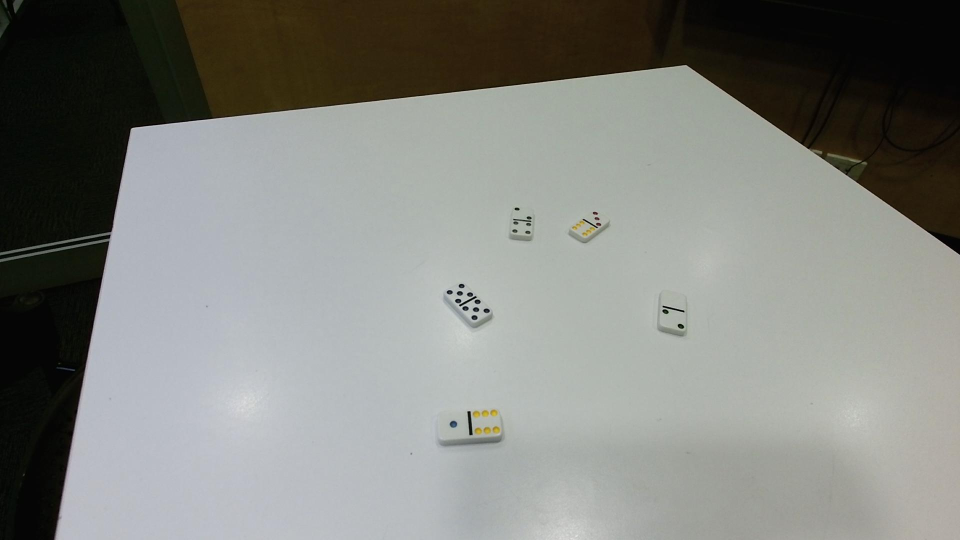
%> input picture Tracking sequence 3/sequence_2.jpg, 1920 x 1080 px (shown at 1/2 size)
$ octave tracking_idea.m   (GNU Octave 9; MATLAB toolbox functions it lacks are replaced by stand-ins)
%> lines starting %> are read from the running program, lines starting %| are printed output that depends on the picture; in (x1, y1, x2, y2) boxes, pixels count from 0 and x2, y2 are one past the last pixel; in counts of white or black regions, pixels touching at a corner belong together; the program's own positions count from 1
I = rgb2gray(imread('Tracking sequence 3/sequence_2.jpg'));
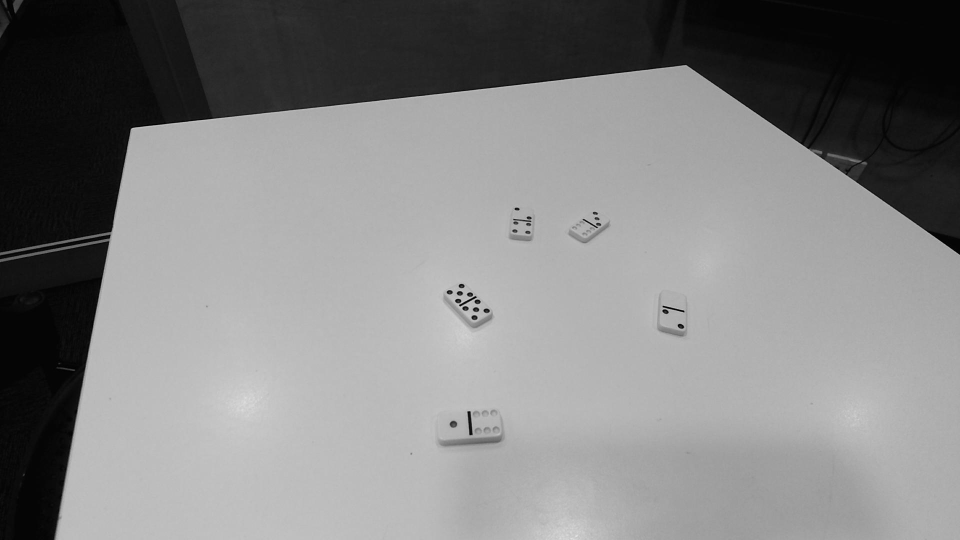
%> I: size 1080x1920 uint8 (shown at 1/2 size); min 0, max 232, mean 130.8
J = rgb2gray(imread('Tracking sequence 3/sequence_3.jpg'));
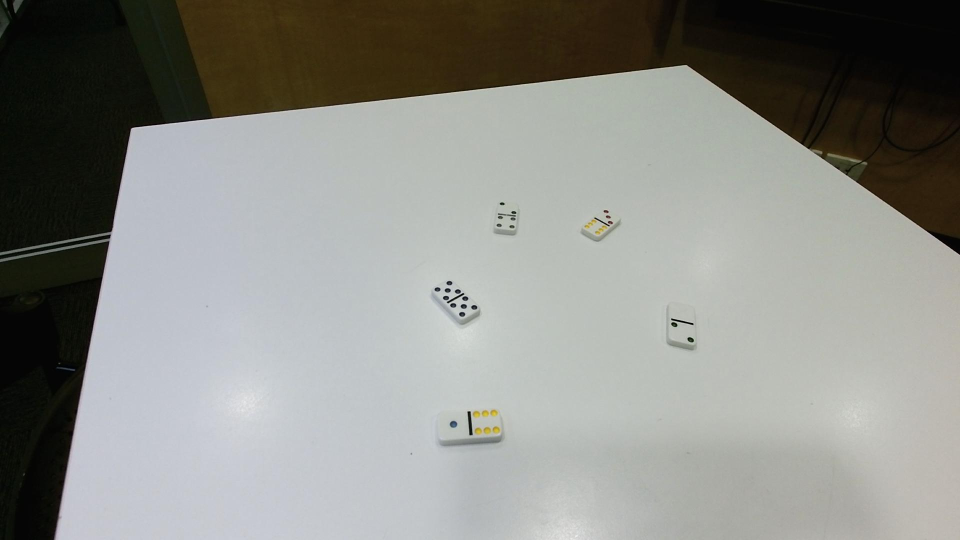
%> input picture Tracking sequence 3/sequence_3.jpg, 1920 x 1080 px (shown at 1/2 size)
%> J: size 1080x1920 uint8; min 0, max 245, mean 139.7
images{1} = I;
scene = J;

%% Get and display 200 frames from vi devices
figure('Position', [100, 100, 1000, 700]); %sets the figure window size for all im
% Setup plot
set(gca,'units','pixels');
% Aquire size of video image format
sz = size(scene);
%> sz = [1080 1920]

% Construct image display object
cim = image(...
    [1 sz(2)],...
    [1 sz(1)],...
    zeros(sz(1), sz(2), 1),...
    'CDataMapping', 'scaled'...
);

% Ensure axis is set to improve display
colormap gray;
axis image;

set(cim, 'cdata', scene);

%HARDCODED TEMPLATES
%REPLACE WITH MOVING AVERAGE AND DETECTION CODE
template_rect = [881, 767, 97, 173; 881, 553, 117, 117; 991, 415, 105, 77; 1141, 234, 93, 101];

tic;
[rows, columns] = size(template_rect);

%%

for j=1:rows
%CALCULATE region of interest based on size/height in img1 (the higher the
%smaller the area you need to search.)

%Find centroid
 u = template_rect(j, 1) + template_rect(j, 3)/2;
 v = template_rect(j, 2) + template_rect(j, 4)/2;

 %based on height(v) pick size decrease
 %%%%%%%%%%%%%

 %Extra percentage
 Extra  =  1; %130

%add extra size to template
%%%%%%%%%
y = template_rect(j, 4)*Extra/2;
x = template_rect(j, 3)*Extra/2;
%template_rect_new;
%%%%%%%%%%%%%

%cut template out of img1 given box from detection
template{j} = I(...
    template_rect(j, 2):(template_rect(j, 2) + template_rect(j, 4)*Extra), ...
    template_rect(j, 1):(template_rect(j, 1) + template_rect(j, 3)*Extra) ...
    );

%cut out area of interest from img2
area_of_int{j} = J(...
    template_rect(j, 2):(template_rect(j, 2) + template_rect(j, 4)*Extra ), ...
    template_rect(j, 1):(template_rect(j, 1) + template_rect(j, 3)*Extra ) ...
    );

%diff and filter
K = imabsdiff(template{j},area_of_int{j});
L = imabsdiff(K,area_of_int{j});
M = imsubtract(template{j},L);
%N = imsubtract(M, area_of_int{j});
BW = im2bw(M,graythresh(M));
%invert
%WB = imcomplement(BW);
Filtered = medfilt2(BW);

[u, v] = find(Filtered);

left_bottom  = [min(u), min(v)]
% [6 lines of commented-out code are left out]
    if left_bottom ~= NaN
        globalCoord = [left_bottom(1)+ template_rect(j, 1), left_bottom(2)+ template_rect(j, 2)]

        %DRAW BOX
        hold on;
        place = scatter(globalCoord(1), globalCoord(2));
        hold off;
        drawnow;
    else
%         hold on;
%         place = scatter(template_rect(j, 1), template_rect(j, 2));
%         hold off;
%         drawnow;
    end

end
%> this loop made 4 passes
%> (left_bottom, globalCoord) on pass 1: ([64 59], [945 826])
%> (left_bottom, globalCoord) on passes 2 to 3: ([11 1], [892 554]), ([9 1], [1000 416])
%> pass 1, `K = imabsdiff(template{j},area_of_int{j});`:
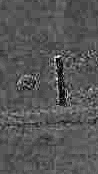
%> K: size 174x98 uint8; min 0, max 32, mean 10.9; drawn with min black and max white
%> pass 1, `L = imabsdiff(K,area_of_int{j});`:
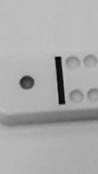
%> L: size 174x98 uint8; min 0, max 198, mean 171.2
%> pass 1, `M = imsubtract(template{j},L);`:
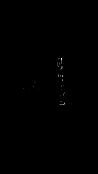
%> M: size 174x98 uint8; min 0, max 28, mean 0; drawn with min black and max white
%> pass 1, `BW = im2bw(M,graythresh(M));`:
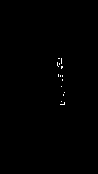
%> BW: size 174x98 logical; 0.24% white in thin lines or dots, all inside (x1, y1, x2, y2) = (57, 58, 65, 105)
%> after the loop, area_of_int = 4 items; place = -42.81; template = 4 items
%> after the loop:
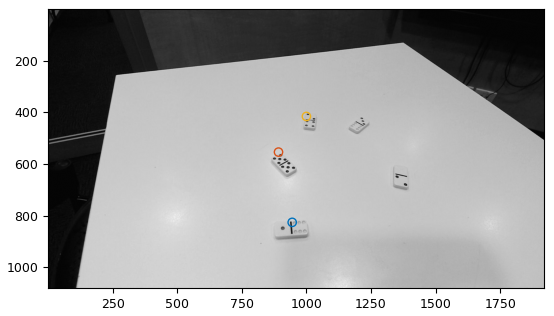
%> figure redrawn from the program's plot data
toc

figure(); imshow(I);
% [20 lines of commented-out code are left out]
